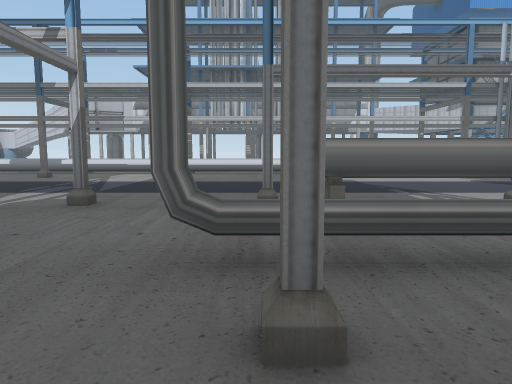
View 1 (above)

24 first-person views from a walk through a 3-D level made in the Unity game engine. The camera is 1.5 m above the floor, tilts 6° down and sees 70° across. The floor is counted in squares, 2 m on a side. Each view is taken from the middle of a square. On the plan, view 1 faces up. The plan holds only what a view shows up to about 11 squares ahead; the rest is blank. The place goes on beyond the plan.

View 2
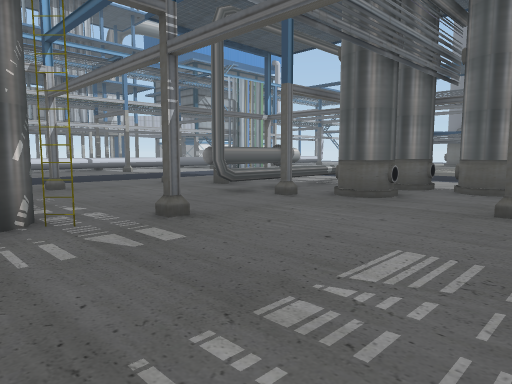

View 3
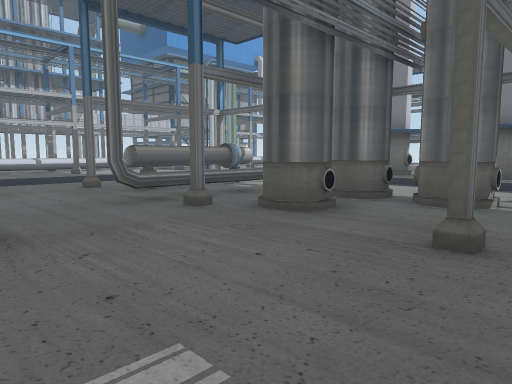

View 4
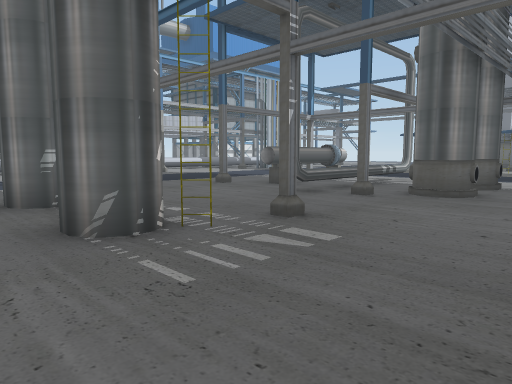

View 5
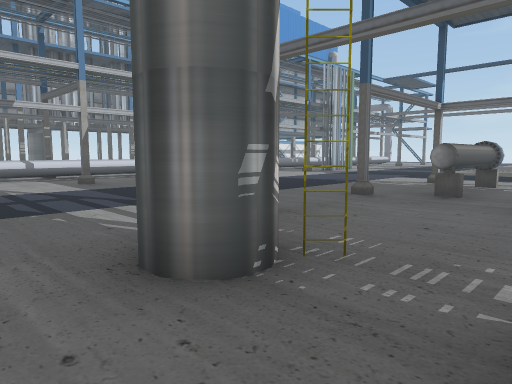

View 6
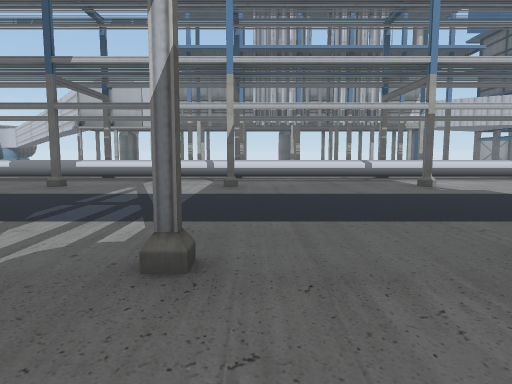

View 7
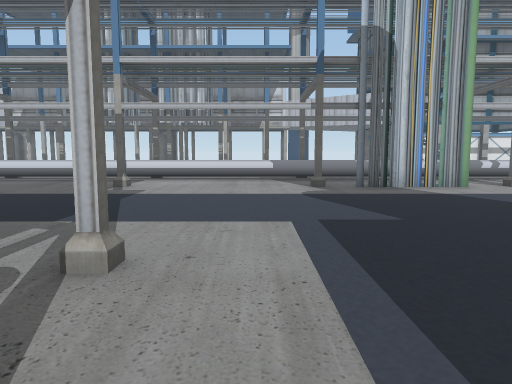

View 8
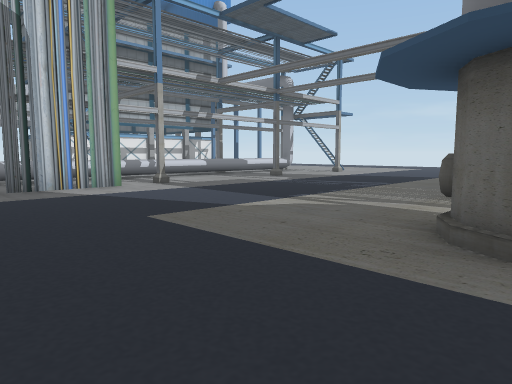

View 9
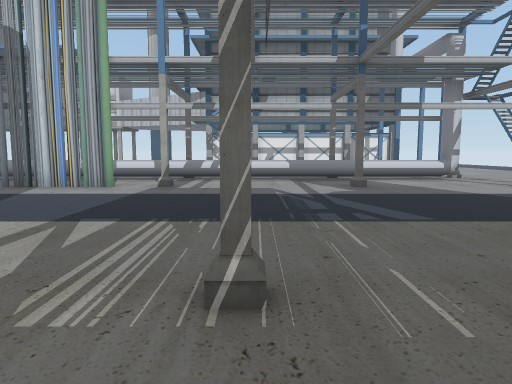

View 10
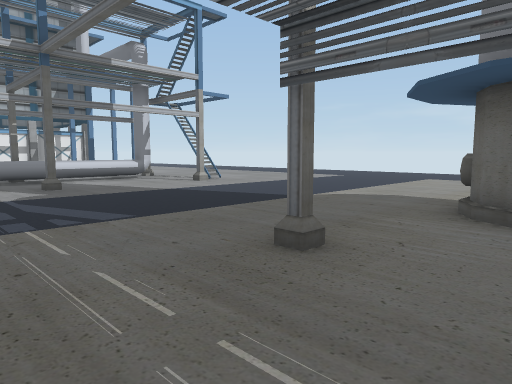

View 11
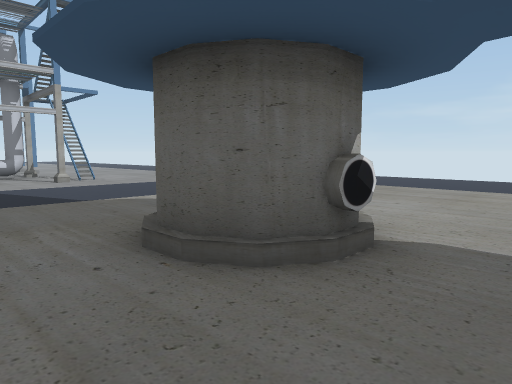

View 12
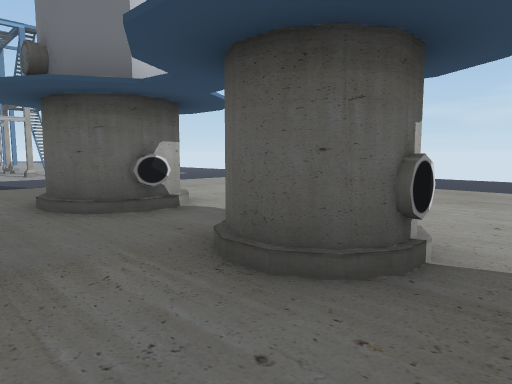

View 13
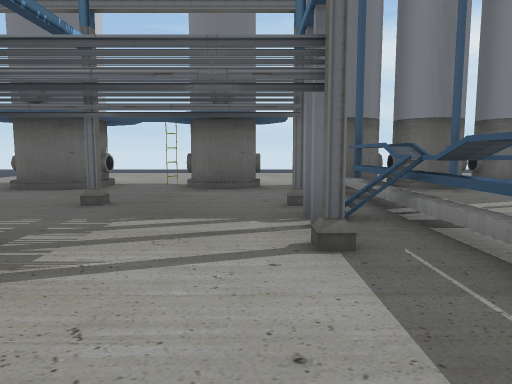

View 14
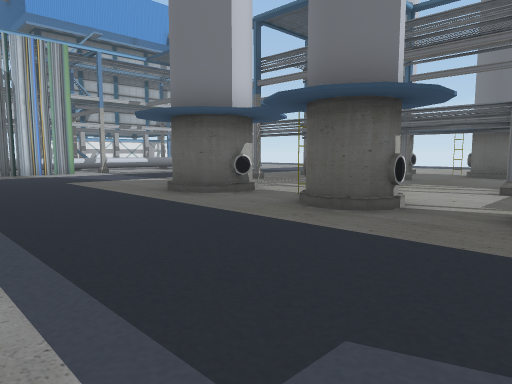

View 15
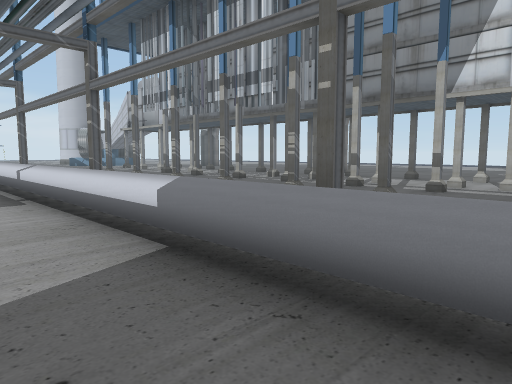

View 16
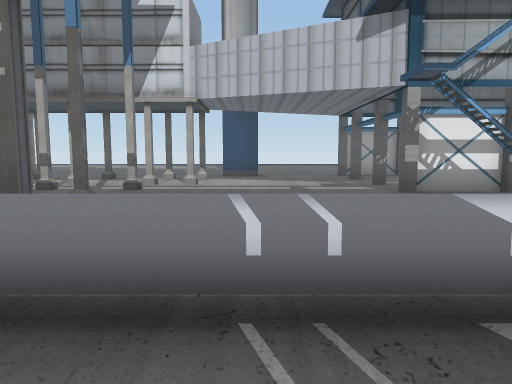

View 17
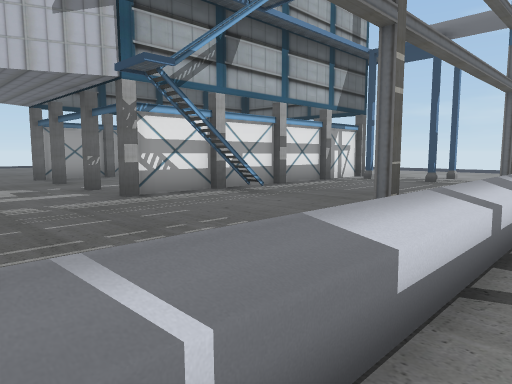

View 18
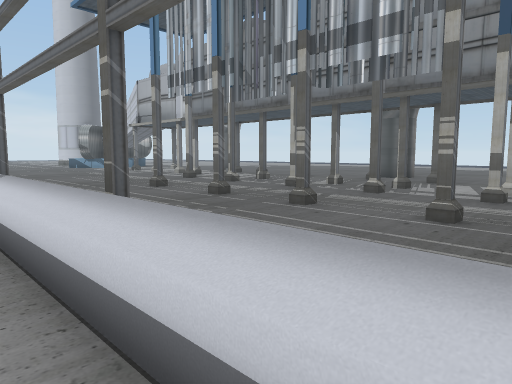

View 19
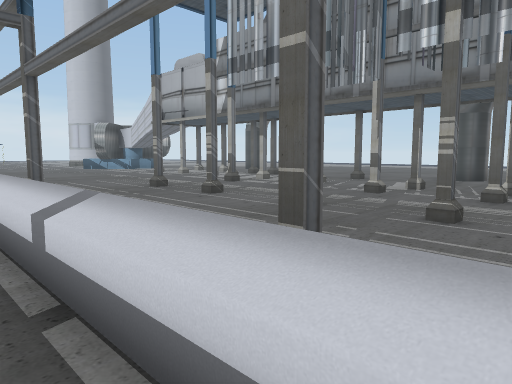

View 20
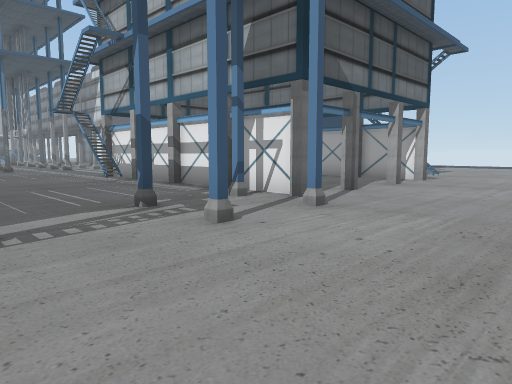

View 21
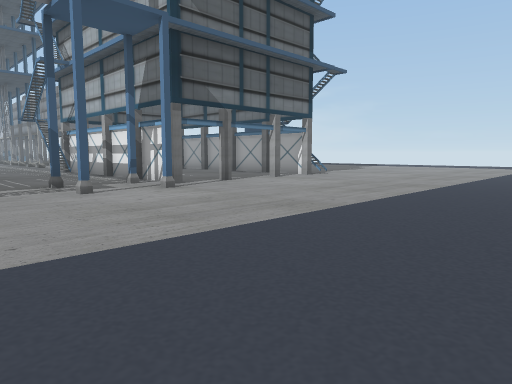

View 22
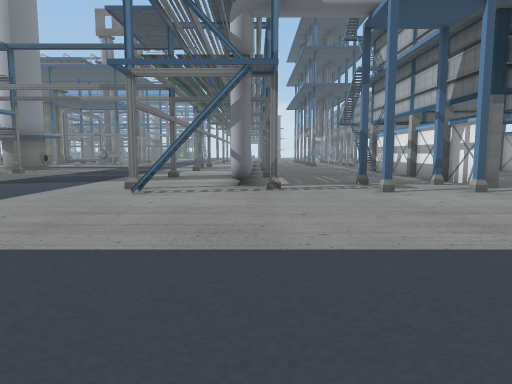

View 23
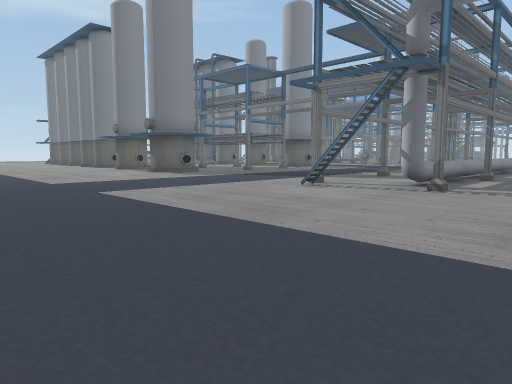

View 24
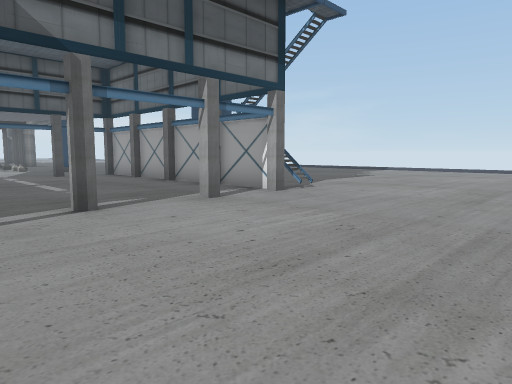

### Floor plan
Key: @ floor where view 1 was taken; # wall or solid block; x gap in a wall; . main floor; : floor 0.25 m higher than the main floor; + floor 0.5 m higher than the main floor; / step, stairs or slope; = window, fence, low wall or low ledge; ^ raised ledge; T thing the floor can be seen under or through.
Columns run from 6 left of view 1 to 27 right of it. Each row starts with its distance up from view 1.
 25       #         .#########......
 24      .#... ..   ... ............
 23    #..+.#..x.....#.......#......
 22    ..............................
 21   ....:...##.....#.......#.......
 20  .........##......    ...........
 19 .................#########.......
 18 ...........    .........x........
 17 .#.#..#.#..    ...................
 16 ...........    ...................
 15                      .............
 14 ^^^^^^^^^^^^^^^^^^^^^^^^^#........
 13 .................................
 12 ..........................#......
 11 ...#....#...#.##.#...#...#.......
 10 .................................
  9 .................................
  8 ................................
  7  ...............................
  6  ................................
  5 ...#..#............#.#............
  4 ..#....TTTT..../#.......# ........
  3 .............../#.......##........
  2 ..#...=^^^^ ....... ...........  .
  1 ..=...## # .....#.. .#...=..  ....
  0 ......@#.#......#.......##........
 -1 .........# .............#......
 -2 ......#...#........###......
 -3  ......    ....   ###=###

Positions as (right, up) in squares from view 1, and headings:
1: (0, 0), facing up
2: (-5, -3), facing up-right
3: (-3, -3), facing up-right
4: (-6, -2), facing up-right
5: (-6, 2), facing up-right
6: (-2, 3), facing up
7: (5, 3), facing up
8: (6, 3), facing up-right
9: (13, 3), facing up
10: (13, 3), facing up-right
11: (16, 1), facing up-right
12: (16, -2), facing up-right
13: (10, -1), facing right
14: (5, -3), facing up-right
15: (8, 12), facing up-left
16: (8, 12), facing up
17: (8, 13), facing up-right
18: (5, 13), facing up-left
19: (3, 13), facing up-left
20: (23, 14), facing up-left
21: (27, 14), facing up-left
22: (27, 14), facing left
23: (27, 17), facing down-left
24: (24, 19), facing up-left
